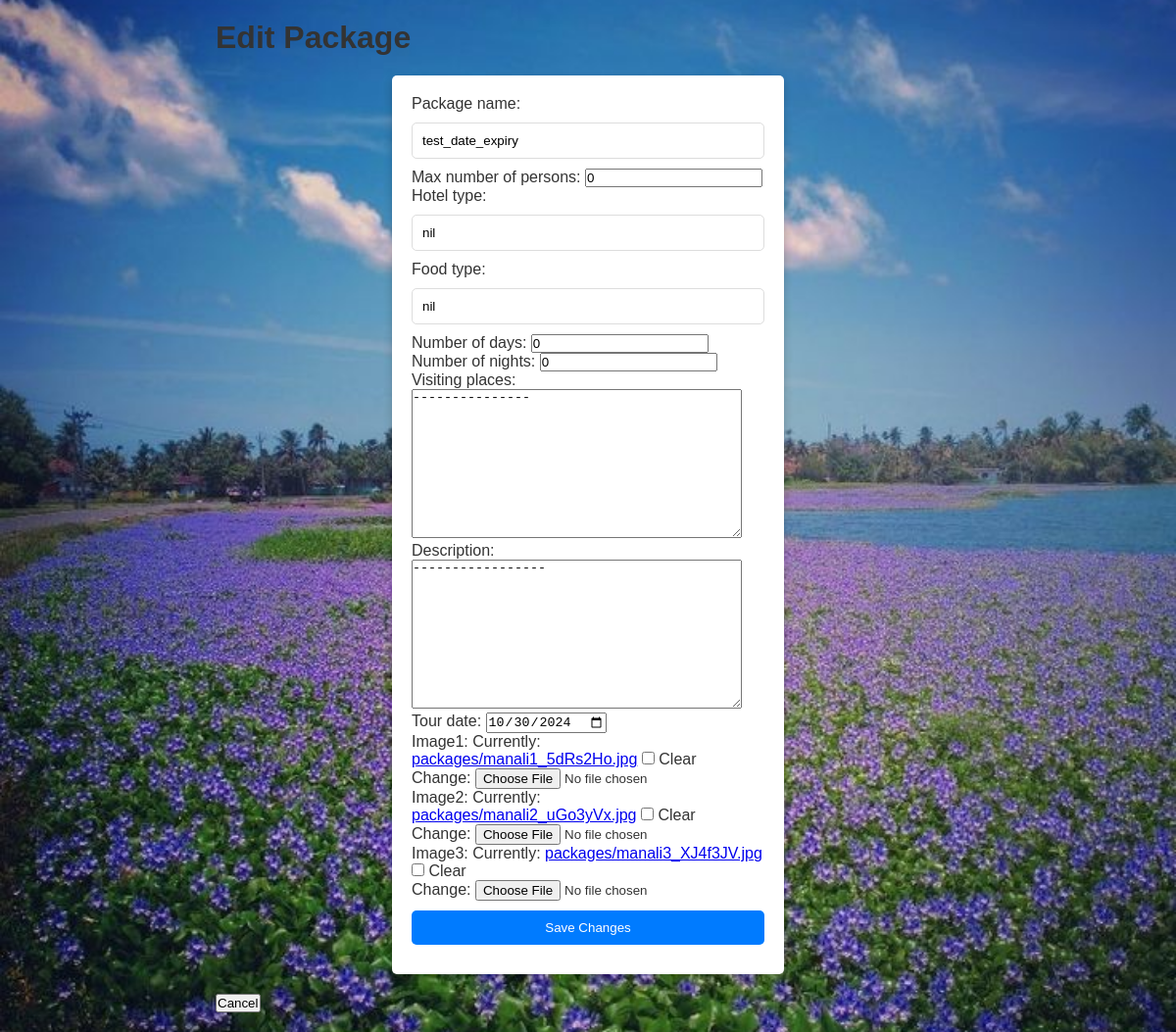
The app's page /edit_package/3/ (signed in) with its own data.
### travelapp/models.py (models this page shows, shortened)
class TravelPackage(models.Model):
    vendor = models.ForeignKey(User, on_delete=models.CASCADE)
    package_name = models.CharField(max_length=100)
    max_number_of_persons = models.IntegerField()
    hotel_type = models.CharField(max_length=50)
    food_type = models.CharField(max_length=50)
    number_of_days = models.IntegerField()
    number_of_nights = models.IntegerField()
    visiting_places = models.TextField()
    description = models.TextField()
    tour_date = models.DateField()
    is_approved = models.BooleanField(default=False)
    image1 = models.ImageField(upload_to='packages/', null=True, blank=True)
    image2 = models.ImageField(upload_to='packages/', null=True, blank=True)
    image3 = models.ImageField(upload_to='packages/', null=True, blank=True)

### travelapp/views.py (the view)
# urls.py: path('edit_package/<int:package_id>/', views.edit_package, name='edit_package'),
@login_required
def edit_package(request, package_id):
    package = get_object_or_404(TravelPackage, id=package_id, vendor=request.user)
    form = TravelPackageForm(request.POST or None, request.FILES or None, instance=package)
    if form.is_valid():
        form.save()
        messages.success(request, "Package updated successfully.")
        return redirect('vendor_home')
    return render(request, 'edit_package.html', {'form': form, 'package': package})

### travelapp/forms.py
class TravelPackageForm(forms.ModelForm):
    class Meta:
        model = TravelPackage
        fields = [
            'package_name', 'max_number_of_persons', 'hotel_type',
            'food_type', 'number_of_days', 'number_of_nights',
            'visiting_places', 'description', 'tour_date',
            'image1', 'image2', 'image3'
        ]
        widgets = {
            'tour_date': forms.DateInput(attrs={'type': 'date'}),
        }
    def __init__(self, *args, **kwargs):
        super().__init__(*args, **kwargs)
        self.fields['package_name'].required = False  # Make 'package_name' optional in the form
        self.fields['tour_date'].required = False

### travelapp/templates/edit_package.html (shortened to what this page needs)
{% extends "base.html" %}
{% block content %}
    <h1>Edit Package</h1>
    <form method="post" enctype="multipart/form-data">
        {{ form.as_p }}
        <button type="submit">Save Changes</button>
    </form>
    <button onclick="window.location.href='{% url 'vendor_home' %}'">Cancel</button>
{% endblock %}

### static/css/style.css (style rules this page uses)
* { margin: 0; padding: 0; box-sizing: border-box; }
body { background-image: url('../images/wallpaper.jpg'); background-size: cover; background-position: center; background-repeat: no-repeat; background-attachment: fixed; color: #fff; font-family: Arial, sans-serif; background-color: #f9f9f9; color: #333; }
form { max-width: 400px; margin: 20px auto; padding: 20px; background: #fff; border-radius: 5px; box-shadow: 0 4px 8px rgba(0, 0, 0, 0.2); }
form input[type="text"], form input[type="email"], form input[type="password"], form button { width: 100%; padding: 10px; margin: 10px 0; border: 1px solid #ddd; border-radius: 5px; }
form button { background-color: #007bff; color: #fff; border: none; }

### records on screen
TravelPackage: package_name "test_date_expiry", max_number_of_persons "0", hotel_type "nil", food_type "nil", number_of_days "0", number_of_nights "0", visiting_places "---------------", description "-----------------", tour_date "10/30/2024"
